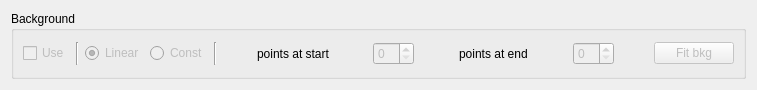
<?xml version="1.0" encoding="UTF-8"?>
<ui version="4.0">
 <class>linearBackground</class>
 <widget class="QWidget" name="linearBackground">
  <property name="geometry">
   <rect>
    <x>0</x>
    <y>0</y>
    <width>757</width>
    <height>90</height>
   </rect>
  </property>
  <property name="windowTitle">
   <string>Background handling</string>
  </property>
  <layout class="QGridLayout" name="gridLayout_2">
   <item row="0" column="0">
    <widget class="QGroupBox" name="groupBox">
     <property name="title">
      <string>Background</string>
     </property>
     <layout class="QGridLayout" name="gridLayout">
      <item row="0" column="0">
       <layout class="QHBoxLayout" name="horizontalLayout">
        <item>
         <widget class="QCheckBox" name="useBkg">
          <property name="enabled">
           <bool>false</bool>
          </property>
          <property name="text">
           <string>Use</string>
          </property>
         </widget>
        </item>
        <item>
         <widget class="Line" name="line">
          <property name="orientation">
           <enum>Qt::Vertical</enum>
          </property>
         </widget>
        </item>
        <item>
         <widget class="QRadioButton" name="linearBkg">
          <property name="enabled">
           <bool>false</bool>
          </property>
          <property name="text">
           <string>Linear</string>
          </property>
          <property name="checked">
           <bool>true</bool>
          </property>
         </widget>
        </item>
        <item>
         <widget class="QRadioButton" name="constBkg">
          <property name="enabled">
           <bool>false</bool>
          </property>
          <property name="text">
           <string>Const</string>
          </property>
         </widget>
        </item>
        <item>
         <widget class="Line" name="line_2">
          <property name="orientation">
           <enum>Qt::Vertical</enum>
          </property>
         </widget>
        </item>
        <item>
         <spacer name="horizontalSpacer_5">
          <property name="orientation">
           <enum>Qt::Horizontal</enum>
          </property>
          <property name="sizeHint" stdset="0">
           <size>
            <width>40</width>
            <height>20</height>
           </size>
          </property>
         </spacer>
        </item>
        <item>
         <layout class="QVBoxLayout" name="verticalLayout_4">
          <item>
           <layout class="QHBoxLayout" name="horizontalLayout_8">
            <item>
             <widget class="QLabel" name="label_6">
              <property name="text">
               <string>points at start</string>
              </property>
             </widget>
            </item>
            <item>
             <spacer name="horizontalSpacer_3">
              <property name="orientation">
               <enum>Qt::Horizontal</enum>
              </property>
              <property name="sizeHint" stdset="0">
               <size>
                <width>40</width>
                <height>20</height>
               </size>
              </property>
             </spacer>
            </item>
            <item>
             <widget class="QSpinBox" name="bkgStartPointsSB">
              <property name="enabled">
               <bool>false</bool>
              </property>
             </widget>
            </item>
            <item>
             <layout class="QHBoxLayout" name="horizontalLayout_10">
              <item>
               <spacer name="horizontalSpacer">
                <property name="orientation">
                 <enum>Qt::Horizontal</enum>
                </property>
                <property name="sizeHint" stdset="0">
                 <size>
                  <width>40</width>
                  <height>20</height>
                 </size>
                </property>
               </spacer>
              </item>
              <item>
               <widget class="QLabel" name="label_7">
                <property name="text">
                 <string>points at end</string>
                </property>
               </widget>
              </item>
              <item>
               <spacer name="horizontalSpacer_2">
                <property name="orientation">
                 <enum>Qt::Horizontal</enum>
                </property>
                <property name="sizeHint" stdset="0">
                 <size>
                  <width>40</width>
                  <height>20</height>
                 </size>
                </property>
               </spacer>
              </item>
              <item>
               <widget class="QSpinBox" name="bkgEndPointsSB">
                <property name="enabled">
                 <bool>false</bool>
                </property>
               </widget>
              </item>
             </layout>
            </item>
           </layout>
          </item>
         </layout>
        </item>
        <item>
         <spacer name="horizontalSpacer_4">
          <property name="orientation">
           <enum>Qt::Horizontal</enum>
          </property>
          <property name="sizeHint" stdset="0">
           <size>
            <width>40</width>
            <height>20</height>
           </size>
          </property>
         </spacer>
        </item>
        <item>
         <widget class="QPushButton" name="fitBkg">
          <property name="enabled">
           <bool>false</bool>
          </property>
          <property name="text">
           <string>Fit bkg</string>
          </property>
          <property name="default">
           <bool>true</bool>
          </property>
         </widget>
        </item>
       </layout>
      </item>
     </layout>
    </widget>
   </item>
  </layout>
 </widget>
 <resources/>
 <connections/>
</ui>
